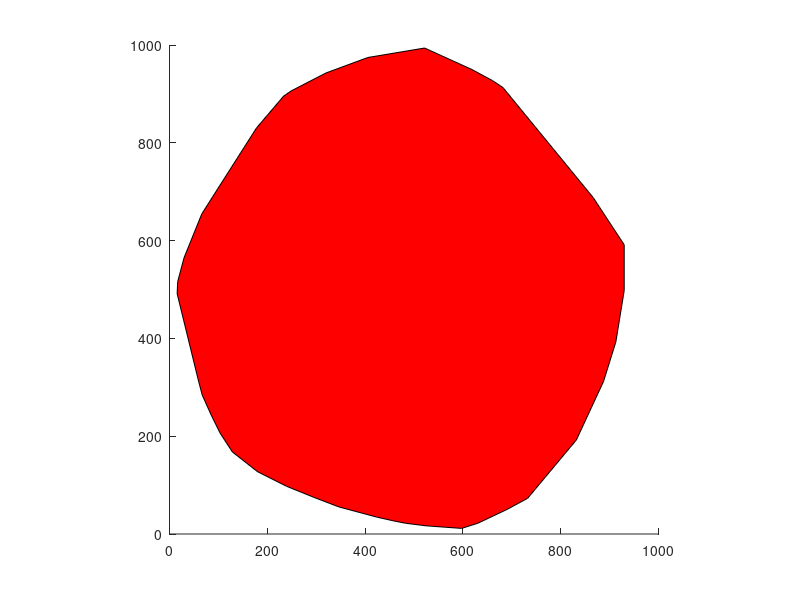

The MATLAB source for this figure: (Note: this script raises an error after producing the figure.)
% Einlesen des Polygons.
poly = importdata('./polygon.txt');


A = zeros(size(poly,1), 3); %Koeffitientenmatrix für Randbedingungen.
b = zeros(size(poly,1),1); %Ergebnisvektor für Randbedingungen.
cw_check = 0; %Variable für Drehrichtungstest.

for i = 1:size(poly, 1)
    % Indizes aufeinadnderfolgender Punkten berechnen.
    j = i+1;
    j(j==size(poly,1)+1) = 1;
    % Zuweisung der zwei Punkte der Linie.
    p1 = [poly(i,1), poly(i,2)];
    p2 = [poly(j,1), poly(j,2)];
    % Raus hier, wenn Endpunkt gleich Startpunkte.
    if p1==p2
        break
    end
    % Berechnung des Normierungsfaktors für den Normalenvektor.
    norm = sqrt((p1(1)-p2(1))^2 + (p1(2)-p2(2))^2);
    % Befüllen einer Zeile der Koeffizientenmatrix.
    A(i,1)=(p1(2) - p2(2))/norm;
    A(i,2)=(p2(1) - p1(1))/norm;
    A(i,3)=1;
    % Befüllen des Koeffizientenvektors.
    b(i)=(p1(2)*p2(1) - p1(1)*p2(2))/norm;
    
    % Addieren der doppelten Fläche des Trapenzes zur Gesamtdoppelfläche.
    cw_check = cw_check + (p2(1)-p1(1)) * (p1(2)+p2(2));
end

% Neue Darstellung.
fig = figure();
% Damit runde Kreise auch rund werden.
daspect([1, 1, 1]);
hold on;
% Zeichnen des Polygons.
fill(poly(:,1), poly(:,2), 'r')

% Negieren der Koeffizienten für CCW-Polygone.
if cw_check < 0
    disp('ccw')
    A(:,1) = -A(:,1);
    A(:,2) = -A(:,2);
    b = -b;
else
    disp('cw')
end

% Zielfunktionskoeffizienten.
c = [0,0,-1];
% Arbeiten lassen!
result = linprog(c,A,b)
% Einzeichnen des gefundenen Kreises.
plotcircle(result(1), result(2), result(3), 'g')
hold off
